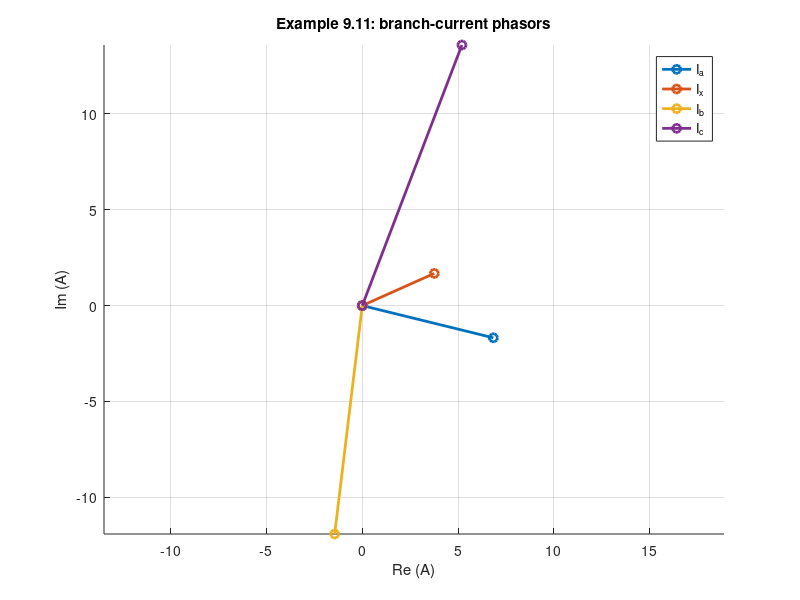

Recreate this plot in MATLAB.
% Circuits 1 — The Node-Voltage Method
%title: Node Voltages with Complex Matrices (Example 9.11)
%ar-title: جهود العقد بمصفوفة مركّبة (مثال 9.11)
%lesson: c1-sinusoidal-7
%course: circuits-1

%% Example 9.11
%ar: من المحاضرة: V1(1.1 + j0.2) − V2 = 10.6 + j21.2، و −5 V1 + (4.8 + j0.6) V2 = 0. نفس طريقة DC والمصفوفة مركبة.
A = [1.1 + 0.2j, -1
     -5,          4.8 + 0.6j];
V = A \ [10.6 + 21.2j; 0];
fprintf('V1 = %.2f %+.2fj V, V2 = %.2f %+.2fj V\n', real(V(1)), imag(V(1)), real(V(2)), imag(V(2)))

%% The branch currents
%ar: Ia = V1/10، و Ix = (V1 − V2)/(1 + j2)، و Ib = (V2 − 20 Ix)/5، و Ic = V2/(−j5). ونتحقق Ia + Ix = 10.6.
Ia = V(1)/10; Ix = (V(1) - V(2))/(1 + 2j); Ib = (V(2) - 20*Ix)/5; Ic = V(2)/(-5j);
fprintf('Ia = %.2f%+.2fj, Ix = %.2f%+.2fj, Ib = %.2f%+.2fj, Ic = %.2f%+.2fj A\n', real(Ia), imag(Ia), real(Ix), imag(Ix), real(Ib), imag(Ib), real(Ic), imag(Ic))
fprintf('Ia + Ix = %.4f %+.4fj A\n', real(Ia + Ix), imag(Ia + Ix))

%%! Project idea: phasor diagram of the currents
%ar: مشروع: نرسم Ia و Ix و Ib و Ic كأسهم: Ia + Ix يقع على المحور الحقيقي (تيار المصدر 10.6∠0°).
P = [Ia Ix Ib Ic];
hold on; for k = 1:4, plot([0 real(P(k))], [0 imag(P(k))], '-o', 'linewidth', 2); end; hold off
grid on; axis equal; xlabel('Re (A)'); ylabel('Im (A)'); legend('I_a', 'I_x', 'I_b', 'I_c'); title('Example 9.11: branch-current phasors')
